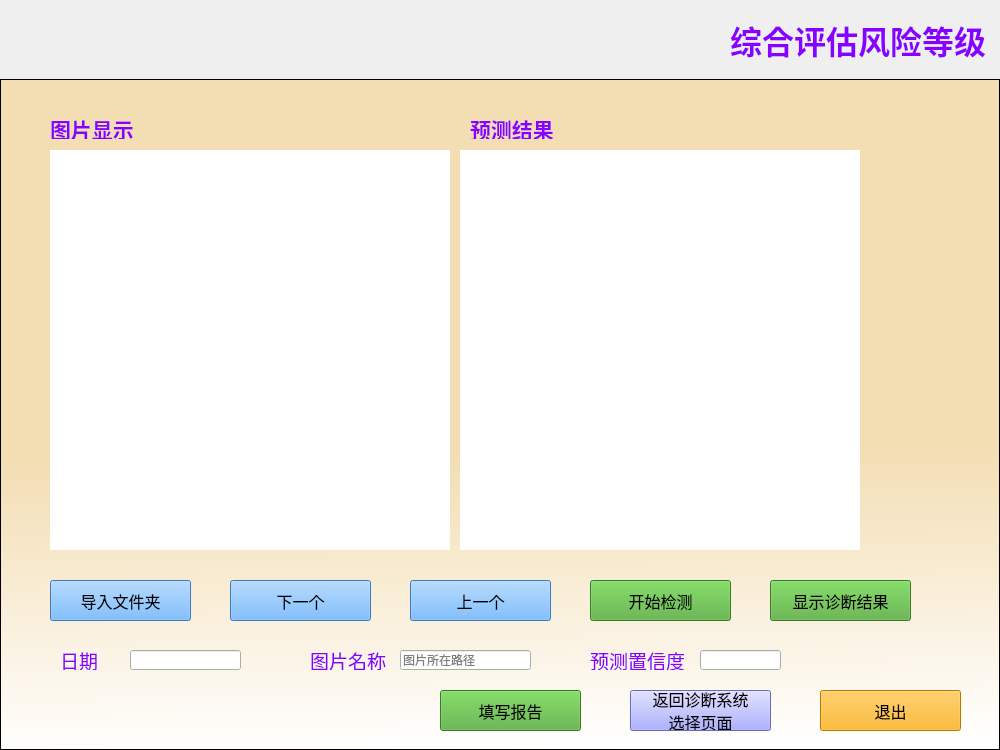
<?xml version="1.0" encoding="UTF-8"?>
<ui version="4.0">
 <class>Form</class>
 <widget class="QWidget" name="Form">
  <property name="geometry">
   <rect>
    <x>0</x>
    <y>0</y>
    <width>1000</width>
    <height>750</height>
   </rect>
  </property>
  <property name="palette">
   <palette>
    <active>
     <colorrole role="WindowText">
      <brush brushstyle="SolidPattern">
       <color alpha="255">
        <red>136</red>
        <green>0</green>
        <blue>255</blue>
       </color>
      </brush>
     </colorrole>
     <colorrole role="Button">
      <brush brushstyle="SolidPattern">
       <color alpha="255">
        <red>119</red>
        <green>139</green>
        <blue>255</blue>
       </color>
      </brush>
     </colorrole>
     <colorrole role="ButtonText">
      <brush brushstyle="SolidPattern">
       <color alpha="255">
        <red>170</red>
        <green>0</green>
        <blue>0</blue>
       </color>
      </brush>
     </colorrole>
    </active>
    <inactive>
     <colorrole role="WindowText">
      <brush brushstyle="SolidPattern">
       <color alpha="255">
        <red>136</red>
        <green>0</green>
        <blue>255</blue>
       </color>
      </brush>
     </colorrole>
     <colorrole role="Button">
      <brush brushstyle="SolidPattern">
       <color alpha="255">
        <red>119</red>
        <green>139</green>
        <blue>255</blue>
       </color>
      </brush>
     </colorrole>
     <colorrole role="ButtonText">
      <brush brushstyle="SolidPattern">
       <color alpha="255">
        <red>170</red>
        <green>0</green>
        <blue>0</blue>
       </color>
      </brush>
     </colorrole>
    </inactive>
    <disabled>
     <colorrole role="WindowText">
      <brush brushstyle="SolidPattern">
       <color alpha="255">
        <red>120</red>
        <green>120</green>
        <blue>120</blue>
       </color>
      </brush>
     </colorrole>
     <colorrole role="Button">
      <brush brushstyle="SolidPattern">
       <color alpha="255">
        <red>119</red>
        <green>139</green>
        <blue>255</blue>
       </color>
      </brush>
     </colorrole>
     <colorrole role="ButtonText">
      <brush brushstyle="SolidPattern">
       <color alpha="255">
        <red>120</red>
        <green>120</green>
        <blue>120</blue>
       </color>
      </brush>
     </colorrole>
    </disabled>
   </palette>
  </property>
  <property name="font">
   <font>
    <family>等线</family>
   </font>
  </property>
  <property name="windowTitle">
   <string>OLGIM综合评估模型界面</string>
  </property>
  <property name="autoFillBackground">
   <bool>false</bool>
  </property>
  <widget class="QLabel" name="label">
   <property name="geometry">
    <rect>
     <x>730</x>
     <y>-10</y>
     <width>271</width>
     <height>101</height>
    </rect>
   </property>
   <property name="font">
    <font>
     <family>等线</family>
     <pointsize>24</pointsize>
     <weight>75</weight>
     <bold>true</bold>
    </font>
   </property>
   <property name="styleSheet">
    <string notr="true">color rgb(0, 0, 0)</string>
   </property>
   <property name="text">
    <string>&lt;html&gt;&lt;head/&gt;&lt;body&gt;&lt;p&gt;综合评估风险等级&lt;/p&gt;&lt;/body&gt;&lt;/html&gt;</string>
   </property>
   <property name="textFormat">
    <enum>Qt::AutoText</enum>
   </property>
  </widget>
  <widget class="QPushButton" name="pushButton6">
   <property name="geometry">
    <rect>
     <x>630</x>
     <y>690</y>
     <width>141</width>
     <height>41</height>
    </rect>
   </property>
   <property name="font">
    <font>
     <family>等线</family>
     <pointsize>12</pointsize>
    </font>
   </property>
   <property name="styleSheet">
    <string notr="true">background-color: rgb(147, 149, 255);</string>
   </property>
   <property name="text">
    <string>返回诊断系统
选择页面</string>
   </property>
  </widget>
  <widget class="QPushButton" name="pushButton7">
   <property name="geometry">
    <rect>
     <x>440</x>
     <y>690</y>
     <width>141</width>
     <height>41</height>
    </rect>
   </property>
   <property name="font">
    <font>
     <family>等线</family>
     <pointsize>12</pointsize>
    </font>
   </property>
   <property name="styleSheet">
    <string notr="true">background-color: rgb(80, 170, 53);</string>
   </property>
   <property name="text">
    <string>填写报告</string>
   </property>
  </widget>
  <widget class="QPushButton" name="pushButton8">
   <property name="geometry">
    <rect>
     <x>820</x>
     <y>690</y>
     <width>141</width>
     <height>41</height>
    </rect>
   </property>
   <property name="font">
    <font>
     <family>等线</family>
     <pointsize>12</pointsize>
     <weight>50</weight>
     <bold>false</bold>
    </font>
   </property>
   <property name="styleSheet">
    <string notr="true">background-color: rgb(255, 170, 0);
color: rgb(0, 0, 0);</string>
   </property>
   <property name="text">
    <string>退出</string>
   </property>
  </widget>
  <widget class="QLineEdit" name="lineEdit2">
   <property name="geometry">
    <rect>
     <x>130</x>
     <y>650</y>
     <width>111</width>
     <height>20</height>
    </rect>
   </property>
   <property name="text">
    <string/>
   </property>
  </widget>
  <widget class="QLabel" name="label2">
   <property name="geometry">
    <rect>
     <x>60</x>
     <y>650</y>
     <width>71</width>
     <height>20</height>
    </rect>
   </property>
   <property name="font">
    <font>
     <family>等线 Light</family>
     <pointsize>14</pointsize>
    </font>
   </property>
   <property name="styleSheet">
    <string notr="true">color rgb(0, 0, 127)</string>
   </property>
   <property name="text">
    <string>日期</string>
   </property>
   <property name="buddy">
    <cstring>lineEdit2</cstring>
   </property>
  </widget>
  <widget class="QLabel" name="label4">
   <property name="geometry">
    <rect>
     <x>50</x>
     <y>119</y>
     <width>101</width>
     <height>20</height>
    </rect>
   </property>
   <property name="font">
    <font>
     <family>等线</family>
     <pointsize>16</pointsize>
     <weight>75</weight>
     <bold>true</bold>
    </font>
   </property>
   <property name="styleSheet">
    <string notr="true">color rgb(0, 0, 127)</string>
   </property>
   <property name="text">
    <string>图片显示</string>
   </property>
  </widget>
  <widget class="QLabel" name="label3">
   <property name="geometry">
    <rect>
     <x>470</x>
     <y>119</y>
     <width>101</width>
     <height>20</height>
    </rect>
   </property>
   <property name="font">
    <font>
     <family>等线</family>
     <pointsize>16</pointsize>
     <weight>75</weight>
     <bold>true</bold>
    </font>
   </property>
   <property name="styleSheet">
    <string notr="true">color rgb(0, 0, 127)</string>
   </property>
   <property name="text">
    <string>预测结果</string>
   </property>
  </widget>
  <widget class="QPushButton" name="pushButton1">
   <property name="geometry">
    <rect>
     <x>50</x>
     <y>580</y>
     <width>141</width>
     <height>41</height>
    </rect>
   </property>
   <property name="font">
    <font>
     <family>等线</family>
     <pointsize>12</pointsize>
    </font>
   </property>
   <property name="styleSheet">
    <string notr="true">background-color:rgb(85, 170, 255)</string>
   </property>
   <property name="text">
    <string>导入文件夹</string>
   </property>
  </widget>
  <widget class="QPushButton" name="pushButton5">
   <property name="geometry">
    <rect>
     <x>770</x>
     <y>580</y>
     <width>141</width>
     <height>41</height>
    </rect>
   </property>
   <property name="font">
    <font>
     <family>等线</family>
     <pointsize>12</pointsize>
    </font>
   </property>
   <property name="styleSheet">
    <string notr="true">background-color: rgb(80, 170, 53);</string>
   </property>
   <property name="text">
    <string>显示诊断结果</string>
   </property>
  </widget>
  <widget class="QListView" name="listView">
   <property name="geometry">
    <rect>
     <x>0</x>
     <y>79</y>
     <width>1000</width>
     <height>671</height>
    </rect>
   </property>
   <property name="styleSheet">
    <string notr="true">background-color: qlineargradient(spread:pad, x1:0.483, y1:0, x2:0.511727, y2:1, stop:0.5625 rgba(243, 222, 180, 255), stop:1 rgba(255, 255, 255, 255));</string>
   </property>
  </widget>
  <widget class="QLabel" name="label5">
   <property name="geometry">
    <rect>
     <x>50</x>
     <y>150</y>
     <width>400</width>
     <height>400</height>
    </rect>
   </property>
   <property name="styleSheet">
    <string notr="true">background-color: rgb(255, 255, 255);</string>
   </property>
   <property name="text">
    <string/>
   </property>
   <property name="buddy">
    <cstring>lineEdit5</cstring>
   </property>
  </widget>
  <widget class="QLineEdit" name="lineEdit5">
   <property name="geometry">
    <rect>
     <x>400</x>
     <y>650</y>
     <width>131</width>
     <height>20</height>
    </rect>
   </property>
   <property name="placeholderText">
    <string>图片所在路径</string>
   </property>
  </widget>
  <widget class="QLabel" name="label6">
   <property name="geometry">
    <rect>
     <x>460</x>
     <y>150</y>
     <width>400</width>
     <height>400</height>
    </rect>
   </property>
   <property name="styleSheet">
    <string notr="true">background-color: rgb(255, 255, 255);</string>
   </property>
   <property name="text">
    <string/>
   </property>
   <property name="buddy">
    <cstring>lineEdit5</cstring>
   </property>
  </widget>
  <widget class="QPushButton" name="pushButton4">
   <property name="geometry">
    <rect>
     <x>590</x>
     <y>580</y>
     <width>141</width>
     <height>41</height>
    </rect>
   </property>
   <property name="font">
    <font>
     <family>等线</family>
     <pointsize>12</pointsize>
    </font>
   </property>
   <property name="styleSheet">
    <string notr="true">background-color: rgb(80, 170, 53);</string>
   </property>
   <property name="text">
    <string>开始检测</string>
   </property>
  </widget>
  <widget class="QPushButton" name="pushButton2">
   <property name="geometry">
    <rect>
     <x>230</x>
     <y>580</y>
     <width>141</width>
     <height>41</height>
    </rect>
   </property>
   <property name="font">
    <font>
     <family>等线</family>
     <pointsize>12</pointsize>
    </font>
   </property>
   <property name="styleSheet">
    <string notr="true">background-color:rgb(85, 170, 255)</string>
   </property>
   <property name="text">
    <string>下一个</string>
   </property>
  </widget>
  <widget class="QPushButton" name="pushButton3">
   <property name="geometry">
    <rect>
     <x>410</x>
     <y>580</y>
     <width>141</width>
     <height>41</height>
    </rect>
   </property>
   <property name="font">
    <font>
     <family>等线</family>
     <pointsize>12</pointsize>
    </font>
   </property>
   <property name="styleSheet">
    <string notr="true">background-color:rgb(85, 170, 255)</string>
   </property>
   <property name="text">
    <string>上一个</string>
   </property>
  </widget>
  <widget class="QLabel" name="label1">
   <property name="geometry">
    <rect>
     <x>590</x>
     <y>650</y>
     <width>101</width>
     <height>20</height>
    </rect>
   </property>
   <property name="font">
    <font>
     <family>等线 Light</family>
     <pointsize>14</pointsize>
    </font>
   </property>
   <property name="styleSheet">
    <string notr="true">color rgb(0, 0, 127)</string>
   </property>
   <property name="text">
    <string>预测置信度</string>
   </property>
   <property name="buddy">
    <cstring>lineEdit2</cstring>
   </property>
  </widget>
  <widget class="QLineEdit" name="lineEdit3">
   <property name="geometry">
    <rect>
     <x>700</x>
     <y>650</y>
     <width>81</width>
     <height>20</height>
    </rect>
   </property>
   <property name="text">
    <string/>
   </property>
  </widget>
  <widget class="QLabel" name="label7">
   <property name="geometry">
    <rect>
     <x>310</x>
     <y>650</y>
     <width>81</width>
     <height>20</height>
    </rect>
   </property>
   <property name="font">
    <font>
     <family>等线 Light</family>
     <pointsize>14</pointsize>
    </font>
   </property>
   <property name="styleSheet">
    <string notr="true">color rgb(0, 0, 127)</string>
   </property>
   <property name="text">
    <string>图片名称</string>
   </property>
   <property name="buddy">
    <cstring>lineEdit2</cstring>
   </property>
  </widget>
  <widget class="QLabel" name="label_2">
   <property name="geometry">
    <rect>
     <x>0</x>
     <y>-10</y>
     <width>1091</width>
     <height>101</height>
    </rect>
   </property>
   <property name="text">
    <string/>
   </property>
   <property name="pixmap">
    <pixmap resource="apprcc.qrc">:/pic/tittle.png</pixmap>
   </property>
  </widget>
  <zorder>label_2</zorder>
  <zorder>listView</zorder>
  <zorder>label</zorder>
  <zorder>pushButton6</zorder>
  <zorder>pushButton7</zorder>
  <zorder>pushButton8</zorder>
  <zorder>lineEdit2</zorder>
  <zorder>label2</zorder>
  <zorder>label4</zorder>
  <zorder>label3</zorder>
  <zorder>pushButton1</zorder>
  <zorder>pushButton5</zorder>
  <zorder>label5</zorder>
  <zorder>lineEdit5</zorder>
  <zorder>label6</zorder>
  <zorder>pushButton4</zorder>
  <zorder>pushButton2</zorder>
  <zorder>pushButton3</zorder>
  <zorder>label1</zorder>
  <zorder>lineEdit3</zorder>
  <zorder>label7</zorder>
 </widget>
 <resources>
  <include location="apprcc.qrc"/>
 </resources>
 <connections/>
</ui>
